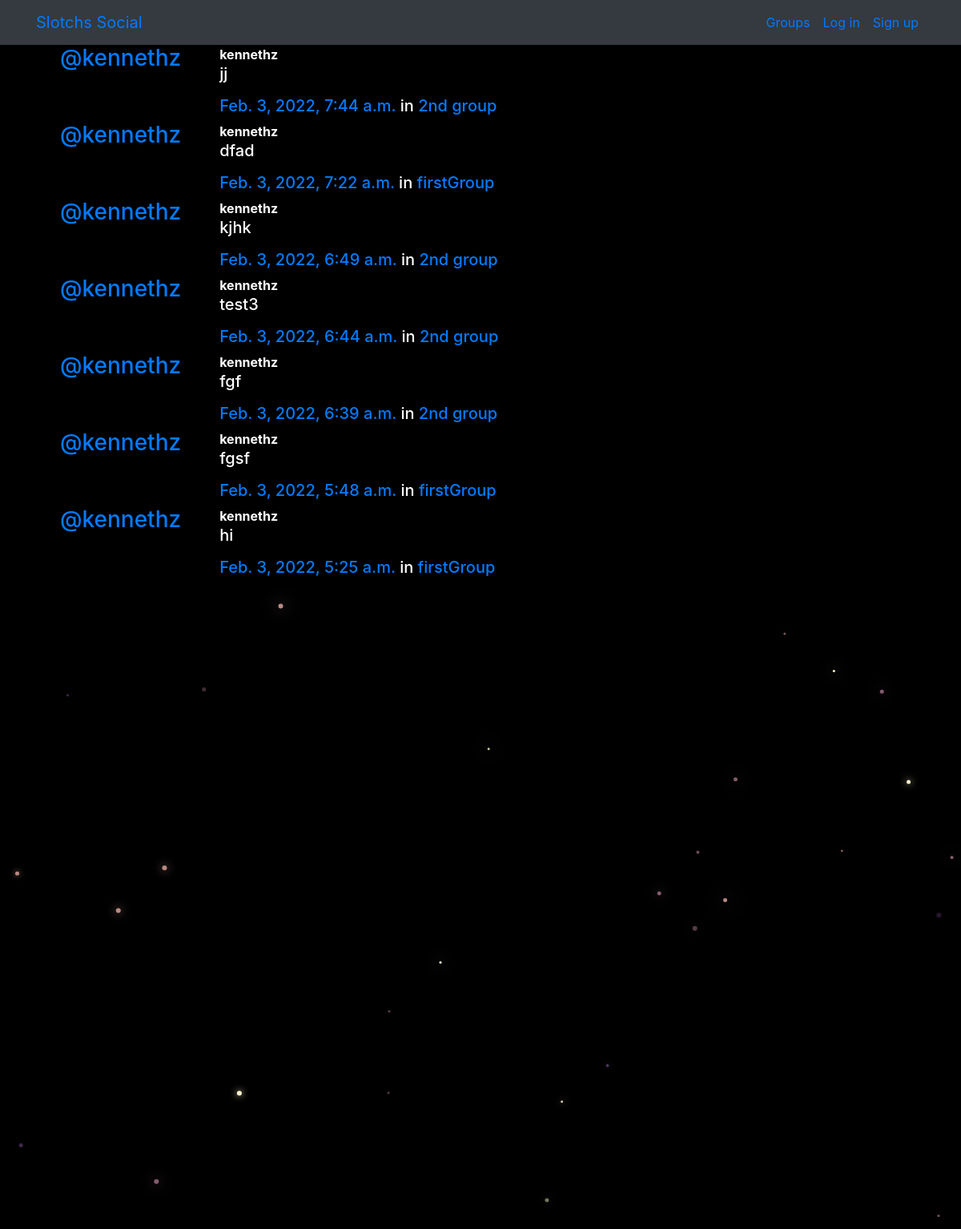
/posts/, run on the app's committed database.
### posts/models.py (models this page shows, shortened)
class Post(models.Model):
    user = models.ForeignKey(User, related_name="posts", on_delete=models.CASCADE)
    created_at = models.DateTimeField(auto_now=True)
    message = models.TextField()
    message_html = models.TextField(editable=False)
    group = models.ForeignKey(Group, related_name="posts", null=True, blank=True, on_delete=models.CASCADE)
    class Meta:
        ordering = ["-created_at"]
        unique_together = ["user", "message"]

### groups/models.py (models this page shows, shortened)
class Group(models.Model):
    name = models.CharField(max_length=255, unique=True)
    slug = models.SlugField(allow_unicode=True, unique=True)
    description = models.TextField(blank=True, default='')
    description_html = models.TextField(editable=False, default='', blank=True)
    members = models.ManyToManyField(User, through="GroupMember")
    class Meta:
        ordering = ["name"]

### posts/views.py (the view)
# urls.py: path('', views.PostList.as_view(), name="all"),
class PostList(SelectRelatedMixin, generic.ListView):
    model = models.Post
    select_related = ("user", "group")

### posts/templates/posts/post_list.html (shortened to what this page needs)
{% extends "posts/post_base.html" %}
{% block post_content %}
  <div class="col-md-8">
    {% for post in post_list %}
      {% include "posts/_post.html" %}
    {% endfor %}
  </div>
{% endblock %}

### posts/templates/posts/_post.html (shortened to what this page needs)
<div class="media">
  <h3 class="mr-5"><a href="{% url 'posts:for_user' username=post.user.username %}">@{{ post.user.username }}</a></h3>
  <div class="mdia-body">
    <strong>{{ post.user.username }}</strong>
    <h5>{{ post.message_html|safe }}
      <time class="time"><a href="{% url 'posts:single' username=post.user.username pk=post.pk %}"> {{ post.created_at }}</a></time>
      {% if post.group %}
        <span class="group-name">in <a href="#"> {{ post.group.name }}</a></span>
      {% endif %}
    </h5>
  </div>
</div>

### static/kyzsocial/css/master.css (style rules this page uses)
body { margin: 0; overflow: hidden; background-color: black; color:white; }

### data on the page
Post: user.username "kennethz", message_html "jj", created_at "Feb. 3, 2022, 7:44 a.m.", group.name "2nd group"
Post: user.username "kennethz", message_html "dfad", created_at "Feb. 3, 2022, 7:22 a.m.", group.name "firstGroup"
Post: user.username "kennethz", message_html "kjhk", created_at "Feb. 3, 2022, 6:49 a.m.", group.name "2nd group"
Post: user.username "kennethz", message_html "test3", created_at "Feb. 3, 2022, 6:44 a.m.", group.name "2nd group"
Post: user.username "kennethz", message_html "fgf", created_at "Feb. 3, 2022, 6:39 a.m.", group.name "2nd group"
Post: user.username "kennethz", message_html "fgsf", created_at "Feb. 3, 2022, 5:48 a.m.", group.name "firstGroup"
Post: user.username "kennethz", message_html "hi", created_at "Feb. 3, 2022, 5:25 a.m.", group.name "firstGroup"
